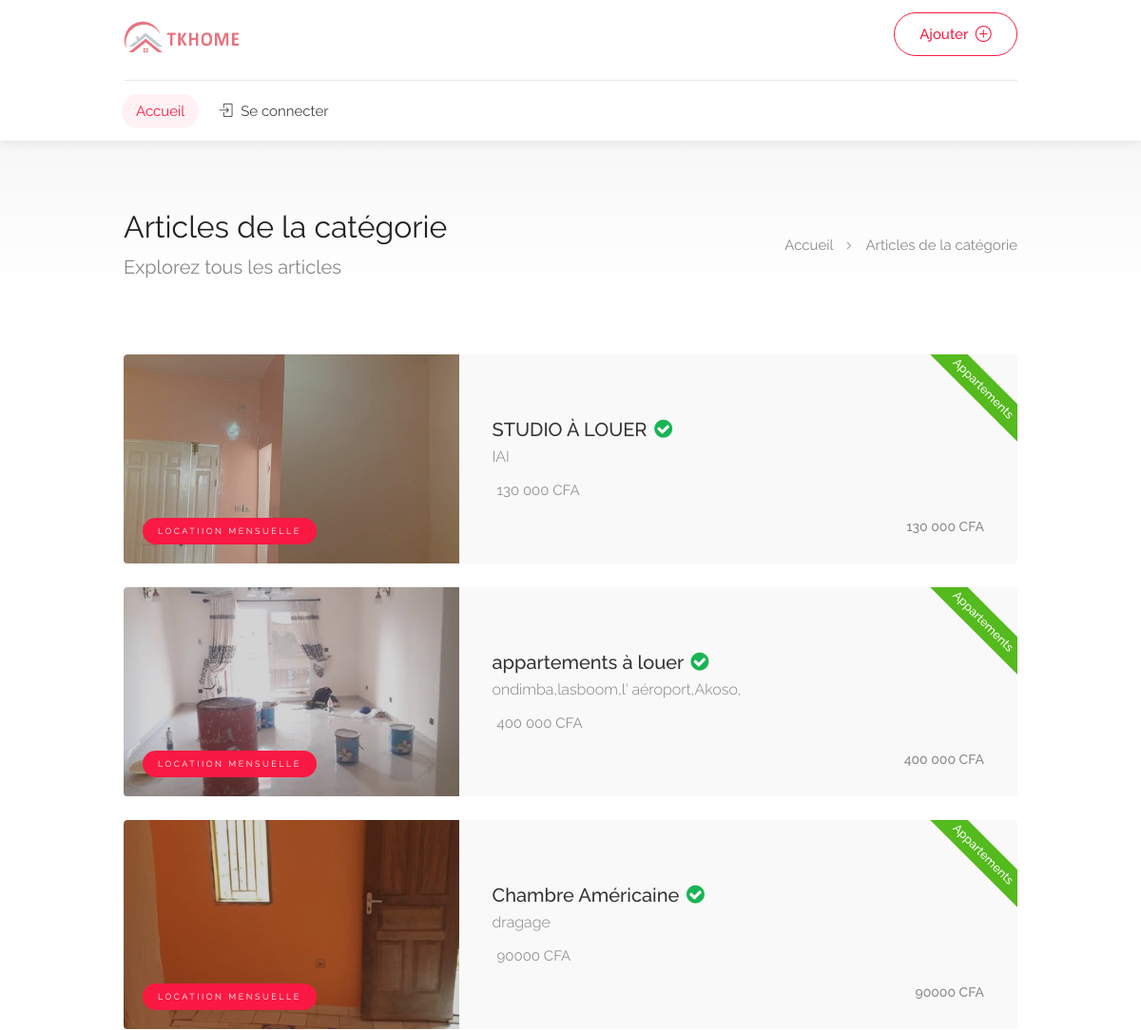
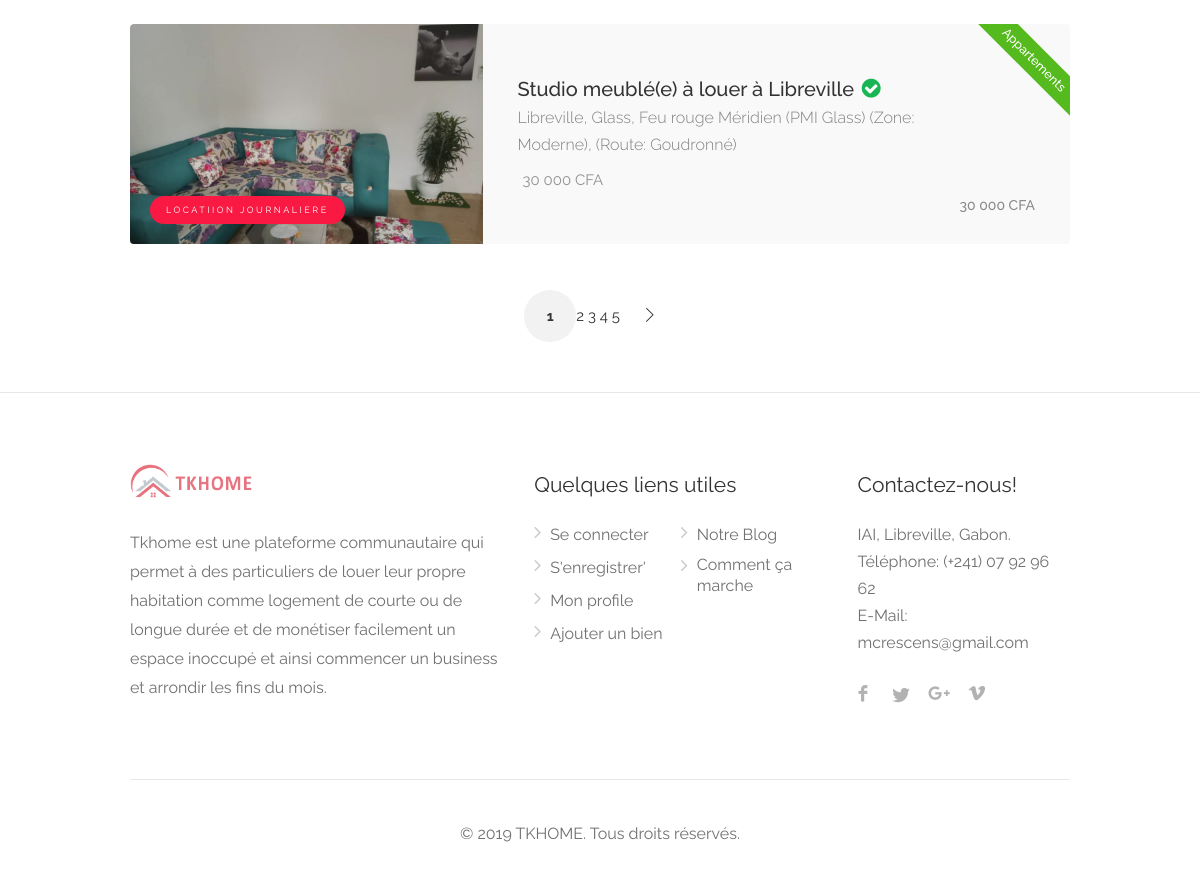
Screenshot of /categorie.php?id_cat=2 with the database file from the repository (2 pictures, top to bottom).
### tables this page shows
CREATE TABLE `ajouter` (
  `id_ajout` int(11) NOT NULL,
  `titre` varchar(255) DEFAULT NULL,
  `id_cat` int(11) DEFAULT NULL,
  `decrire` text DEFAULT NULL,
  `cle` varchar(255) DEFAULT NULL,
  `adresse` varchar(255) DEFAULT NULL,
  `batiment` varchar(255) DEFAULT NULL,
  `bp` varchar(255) DEFAULT NULL,
  `pays` varchar(255) DEFAULT NULL,
  `numero` varchar(255) DEFAULT NULL,
  `email` varchar(255) DEFAULT NULL,
  `ville` varchar(255) DEFAULT NULL,
  `device` varchar(255) DEFAULT NULL,
  `prix` varchar(255) DEFAULT NULL,
  `caracteristique1` varchar(255) DEFAULT NULL,
  `caracteristique2` varchar(255) DEFAULT NULL,
  `caracteristique3` varchar(255) DEFAULT NULL,
  `caracteristique4` varchar(255) DEFAULT NULL,
  `caracteristique5` varchar(255) DEFAULT NULL,
  `caracteristique6` varchar(255) DEFAULT NULL,
  `lundi1` varchar(255) DEFAULT NULL,
  `lundi2` varchar(255) DEFAULT NULL,
  `mardi1` varchar(255) DEFAULT NULL,
  `mardi2` varchar(255) DEFAULT NULL,
  `mercredi1` varchar(255) DEFAULT NULL,
  `mercredi2` varchar(255) DEFAULT NULL,
  `jeudi1` varchar(255) DEFAULT NULL,
  `jeudi2` varchar(255) DEFAULT NULL,
  `vendredi1` varchar(255) DEFAULT NULL,
  `vendredi2` varchar(255) DEFAULT NULL,
  `samedi1` varchar(255) DEFAULT NULL,
  `samedi2` varchar(255) DEFAULT NULL,
  `dimanche1` varchar(255) DEFAULT NULL,
  `dimanche2` varchar(255) DEFAULT NULL,
  `articlename` varchar(255) DEFAULT NULL,
  `articledes` varchar(255) DEFAULT NULL,
  `articlepri` varchar(255) DEFAULT NULL,
  `id` int(11) NOT NULL,
  `statut` enum('0','1','2') DEFAULT '0'
);

CREATE TABLE `bien` (
  `id_bien` int(11) NOT NULL,
  `image` varchar(255) NOT NULL,
  `id_ajout` int(11) NOT NULL,
  `id` int(11) NOT NULL
);

CREATE TABLE `categorie` (
  `id_cat` int(11) NOT NULL,
  `nom_cat` varchar(255) NOT NULL,
  `ima` varchar(255) NOT NULL
);

### includes/functions.php (called while the page is built, shortened)
<?php
          if (!function_exists('is_logged_in')) {
           function is_logged_in(){
            return isset($_SESSION['user_id']) || isset($_SESSION['name']);
              }
            }

### views/categorie.view.php (the view)
<?php include('partials/_header.php'); ?>
<div id="titlebar" class="gradient">
<div class="container">
  <div class="row">
    <div class="col-md-12">
      <h2>Articles de la catégorie</h2><span>Explorez tous les articles</span>
      <nav id="breadcrumbs">
        <ul>
          <li><a href="#">Accueil</a></li>
          <li>Articles de la catégorie</li>
        </ul>
      </nav>
    </div>
  </div>
</div>
</div>
<div class="container">
<div class="row">
  <div class="col-md-12">
    <div class="row">
      <?php foreach ($results as $key => $result) {
      ?>
      <div class="col-lg-12 col-md-12">
        <div class="listing-item-container list-layout">
          <a href="detail_apparte.php?id_ajout=<?php echo $result->id_ajout; ?>" class="listing-item">
            <div class="listing-item-image">
              <img src="admin_section/img/produit/<?php echo htmlentities($result->image);?>" alt="Image du bien">
              <?php if ($result->cle == 'LOCATION SAISONNIERE'): ?>
              <span class="tag">LOCATION SAISONNIERE</span>
                <?php elseif ($result->cle == 'A VENDRE'): ?>
              <span class="tag">VENDRE</span>
              <?php elseif ($result->cle == 'LOCATIION MENSUELLE'): ?>
              <span class="tag">LOCATIION MENSUELLE</span>
              <?php elseif ($result->cle == 'LOCATIION JOURNALIERE'): ?>
              <span class="tag">LOCATIION JOURNALIERE</span>
            <?php else : ?>
            <?php endif; ?>
            </div>
            <div class="listing-item-content">
              <div class="listing-badge now-open"><?php echo htmlentities($result->nom_cat);?></div>
              <div class="listing-item-inner">
              <h3><?php echo $result->titre; ?> <i class="verified-icon"></i></h3>
              <span><?php echo htmlentities($result->adresse);?></span>
                <div class="star-rating">
                  <div class="rating-counter"><?php echo htmlentities($result->prix);?> <?php echo htmlentities($result->device);?></div>
                </div>
              </div>
              <div class="listing-item-details"><?php echo htmlentities($result->prix);?> <?php echo htmlentities($result->device);?></div>
            </div>
          </a>
        </div>
      </div>
      <?php } ?>
    </div>
    <div id="pagination"><?= $pagination ?></div>
  </div>
</div>
</div>
<?php include('partials/_footer.php'); ?>

### categorie.php (shortened to what this page needs)
<?php
require('conf/database.php');
require('includes/functions.php');
$id_cat=$_GET['id_cat'];
$req = $db->query("SELECT id_ajout FROM ajouter WHERE statut='0'");
	$nbre_total_bien = $req->rowCount();
	$nbre_bien_par_page = 4;
	$nbre_pages_max_gauche_et_droite = 4;
	$last_page = ceil($nbre_total_bien / $nbre_bien_par_page);
	if(isset($_GET['page']) && is_numeric($_GET['page'])){
		$page_num = $_GET['page'];
	} else {
		$page_num = 1;
	}
	$limit = 'LIMIT '.($page_num - 1) * $nbre_bien_par_page. ',' . $nbre_bien_par_page;
  $sql = "SELECT * from ajouter a join categorie c on a.id_cat=c.id_cat join bien b on a.id_ajout=b.id_ajout  WHERE a.statut='0' AND  a.id_cat='$id_cat'  GROUP BY b.id_ajout ORDER BY a.id_ajout DESC $limit";
  $query = $db -> prepare($sql);
  $query->execute();
  $results=$query->fetchAll(PDO::FETCH_OBJ);
	$pagination = '<div class="clearfix"></div>
	<div class="row">
		<div class="col-md-12">
			<div class="pagination-container margin-top-20 margin-bottom-40">
				<nav class="pagination">
					<ul>';
	if($last_page != 1){
		$pagination .= '<li><a href="#" class="current-page">'.$page_num.'</a></li>';
		for($i = $page_num+1; $i <= $last_page; $i++){
			$pagination .= '<a href="categorie.php?page='.$i.'&id_cat='.$id_cat.'">'.$i.'</a> ';
			if($i >= $page_num + $nbre_pages_max_gauche_et_droite){
				break;
			}
		}
		if($page_num != $last_page){
			$next = $page_num + 1;
			$pagination .= '<li><a href="categorie.php?page='.$next.'&id_cat='.$id_cat.'"><i class="sl sl-icon-arrow-right"></i></a></li>';
		}
  }
	$pagination .='  </ul>
	</nav>
</div>
</div>
</div>';
include('views/categorie.view.php');

### partials/_header.php (shortened to what this page needs)
<!DOCTYPE html>
<head>
<link rel="stylesheet" href="asset/css/style.css">
<link rel="stylesheet" href="asset/css/main-color.css" id="colors">
</head>
<body>
<div id="wrapper">
<header id="header-container">
	<div id="header">
		<div class="container">
			<div class="left-side">
				<div id="logo">
					<a href="index.php"><img src="asset/images/logo.png" alt="logo de l'entreprise"></a>
				</div>
				<nav id="navigation" class="style-1">
						<?php if (is_logged_in()): ?>
						<?php else: ?>
					<ul id="responsive">
							<li><a class="current" href="index.php">Accueil</a></li>
							<li><a href="login.php"><i class="sl sl-icon-login"></i> Se connecter</a></li>
					</ul>
					<?php endif; ?>
				</nav>
				<div class="clearfix"></div>
			</div>
			<?php if (is_logged_in()): ?>
        <div class="user-menu">
          <div class="user-name"><span><img src="admin_section/img/profil/avatar.png" width="60" height="40" alt="image de de l'utilisateur"></span>Hi, <?= e($_SESSION['name']." ".$_SESSION['prenom']) ?>!</div>
          <ul>
            <li><a href="admin_section/dashboard.php?id=<?= get_session('user_id')?>"><i class="sl sl-icon-settings"></i> Profil</a></li>
            <li><a href="admin_section/gerer.php"><i class="fa fa-calendar-check-o"></i> Gerer un bien</a></li>
            <li><a href="admin_section/logout.php"><i class="sl sl-icon-power"></i> Se deconnecter</a></li>
          </ul>
        </div>
			 <a href="admin_section/ajout.php" class="button border with-icon">Ajouter <i class="sl sl-icon-plus"></i></a>
			<?php else: ?>
			<div class="right-side">
				<div class="header-widget">
					<a href="admin_section/ajout.php" class="button border with-icon">Ajouter <i class="sl sl-icon-plus"></i></a>
				</div>
			</div>
			<?php endif; ?>
		</div>
	</div>
</header>

### partials/_footer.php (shortened to what this page needs)
<div id="footer" class="sticky-footer">
	<div class="container">
		<div class="row">
			<div class="col-md-5 col-sm-6">
				<img class="footer-logo" src="asset/images/logo.png" alt="">
				<br><br>
				<p>Tkhome est une plateforme communautaire qui permet à des particuliers de louer leur propre habitation comme logement de courte ou de longue durée et de monétiser facilement un espace inoccupé et ainsi commencer un business et arrondir les fins du mois.</p>
			</div>
			<div class="col-md-4 col-sm-6 ">
				<h4>Quelques liens utiles</h4>
				<ul class="footer-links">
					<li><a href="login.php">Se connecter</a></li>
					<li><a href="register.php">S'enregistrer'</a></li>
					<li><a href="admin_section/dashboard.php">Mon profile</a></li>
					<li><a href="admin_section/ajout.php">Ajouter un bien</a></li>
				</ul>
				<ul class="footer-links">
					<li><a href="blog_all.php">Notre Blog</a></li>
					<li><a href="#comment">Comment ça marche</a></li>
				</ul>
				<div class="clearfix"></div>
			</div>
			<div class="col-md-3  col-sm-12">
				<h4>Contactez-nous!</h4>
				<div class="text-widget">
					<span>IAI, Libreville, Gabon.</span> <br>
					Téléphone: <span>(+241) 07 92 96 62 </span><br>
					E-Mail:<span> <a href="#"><span class="__cf_email__" data-cfemail="224d44444b414762475a434f524e470c414d4f">mcrescens@gmail.com</span></a> </span><br>
				</div>
				<ul class="social-icons margin-top-20">
					<li><a class="facebook" href="#"><i class="icon-facebook"></i></a></li>
					<li><a class="twitter" href="#"><i class="icon-twitter"></i></a></li>
					<li><a class="gplus" href="#"><i class="icon-gplus"></i></a></li>
					<li><a class="vimeo" href="#"><i class="icon-vimeo"></i></a></li>
				</ul>
			</div>
		</div>
		<div class="row">
			<div class="col-md-12">
				<div class="copyrights">© 2019 TKHOME. Tous droits réservés.</div>
			</div>
		</div>
	</div>
</div>
</div>
</body>
</html>

### asset/css/main-color.css (style rules this page uses)
.comment-by-listing a:hover,.browse-all-user-listings a i,.hosted-by-title h4 a:hover,.style-2 .trigger.active a,.style-2 .ui-accordion .ui-accordion-header-active:hover,.style-2 .ui-accordion .ui-accordion-header-active,#posts-nav li a:hover,.plan.featured .listing-badge,.post-content h3 a:hover,.add-review-photos i,.show-more-button i,.listing-details-sidebar li a,.star-rating .rating-counter a:hover,.more-search-options-trigger:after,.header-widget .sign-in:hover,#footer a,#footer .footer-links li a:hover,#navigation.style-1 .current,#navigation.style-1 ul li:hover a,.user-menu.active .user-name:after,.user-menu:hover .user-name:after,.user-menu.active .user-name,.user-menu:hover .user-name,.main-search-input-item.location a:hover,.chosen-container .chosen-results li.highlighted,.input-with-icon.location a i:hover,.sort-by .chosen-container-single .chosen-single div:after,.sort-by .chosen-container-single .chosen-default,.panel-dropdown a:after,.post-content a.read-more,.post-meta li a:hover,.widget-text h5 a:hover,.about-author a,a.button.border.white:hover,.icon-box-2 i,a.button.border,.style-2 .ui-accordion .ui-accordion-header:hover,.style-2 .trigger a:hover,.plan.featured .listing-badges .featured,.list-4 li:before,.list-3 li:before,.list-2 li:before,.list-1 li:before,.info-box h4,.testimonial-carousel .slick-slide.slick-active .testimonial:before,.sign-in-form .tabs-nav li a:hover,.sign-in-form .tabs-nav li.active a,.lost_password:hover a,#top-bar .social-icons li a:hover i,.listing-share .social-icons li a:hover i,.agent .social-icons li a:hover i,#footer .social-icons li a:hover i,.headline span i { color:#f91942 }
.qtyTotal,.mm-menu em.mm-counter,.option-set li a.selected,.category-small-box:hover,.pricing-list-container h4:after,#backtotop a,.chosen-container-multi .chosen-choices li.search-choice,.select-options li:hover,button.panel-apply,.layout-switcher a:hover,.listing-features.checkboxes li:before,.comment-by a.reply:hover,.add-review-photos:hover,.office-address h3:after,.post-img:before,button.button,input[type=button],input[type=submit],a.button,a.button.border:hover,table.basic-table th,.plan.featured .plan-price,mark.color,.style-4 .tabs-nav li.active a,.style-5 .tabs-nav li.active a,.dashboard-list-box .button.gray:hover,.change-photo-btn:hover,.dashboard-list-box a.rate-review:hover,input:checked+.slider,.add-pricing-submenu.button:hover,.add-pricing-list-item.button:hover,.custom-zoom-in:hover,.custom-zoom-out:hover,#geoLocation:hover,#streetView:hover,#scrollEnabling:hover,#scrollEnabling.enabled,#mapnav-buttons a:hover,#sign-in-dialog .mfp-close:hover,#small-dialog .mfp-close:hover { background-color:#f91942 }
.rangeslider__fill,span.blog-item-tag,.testimonial-carousel .slick-slide.slick-active .testimonial-box,.listing-item-container.list-layout span.tag,.tip,.mfp-arrow:hover { background:#f91942 }
a.button.border { color:#f91942;border-color:#f91942 }
#navigation.style-1 .current,#navigation.style-1 ul li:hover a,body #navigation.style-1 ul li:hover ul li:hover a,body #navigation.style-1 ul li:hover ul li:hover li:hover a,body #navigation.style-1 ul li:hover ul li:hover li:hover li:hover a,body #navigation.style-1 ul ul li:hover a:after,body #navigation.style-1 ul ul li:hover ul li a:hover,body .user-menu ul li a:hover { color:#f91942 }
#navigation.style-1>ul>li:hover>a,#navigation.style-1>ul>li>a.current { background:rgba(249,25,66,.06);color:#f91942 }
.headline-with-separator:after,.listing-item-container.list-layout span.tag,.listing-item-content span.tag,.transparent-header #header:not(.cloned) #navigation.style-1>ul>li:hover>a,.transparent-header #header:not(.cloned) #navigation.style-1>ul>li>a.current,.transparent-header #header:not(.cloned) .header-widget .button.border:hover,.transparent-header #header:not(.cloned) .header-widget .button:hover { background:#f91942 }

### rows the page displays
ajouter: bien.image (picture), shows "LOCATIION MENSUELLE", id_cat.nom_cat "Appartements", titre "STUDIO À LOUER", adresse "IAI", prix "130 000", device "CFA"
ajouter: bien.image (picture), shows "LOCATIION MENSUELLE", id_cat.nom_cat "Appartements", titre "appartements à louer", adresse "ondimba,lasboom,l' aéroport,Akoso,", prix "400 000", device "CFA"
ajouter: bien.image (picture), shows "LOCATIION MENSUELLE", id_cat.nom_cat "Appartements", titre "Chambre Américaine", adresse "dragage", prix "90000", device "CFA"
ajouter: bien.image (picture), shows "LOCATIION JOURNALIERE", id_cat.nom_cat "Appartements", titre "Studio meublé(e) à louer à Libreville", adresse "Libreville, Glass, Feu rouge Méridien (PMI Glass) (Zone: Moderne), (Route: Goudronné)", prix "30 000", device "CFA"

### other values shown
$page_num "1"
